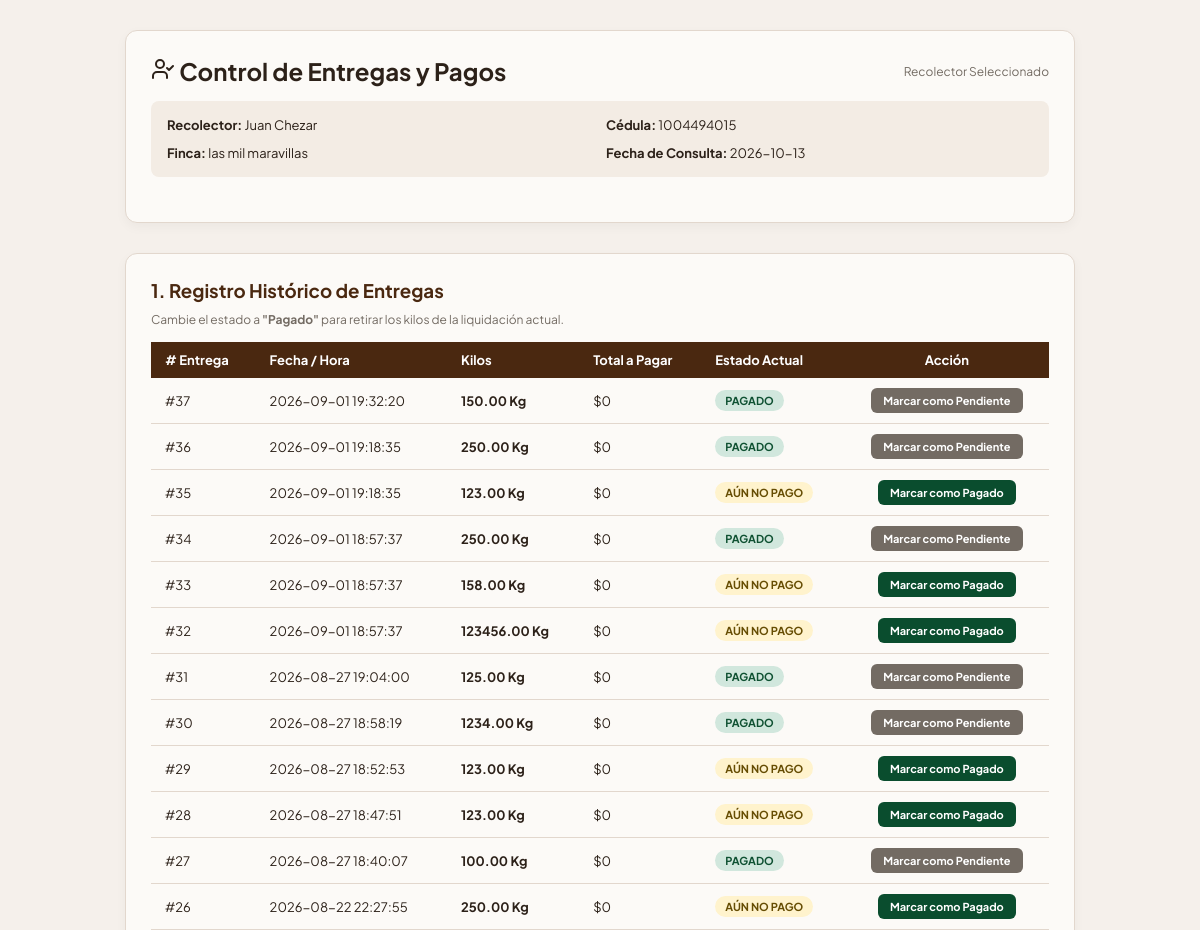
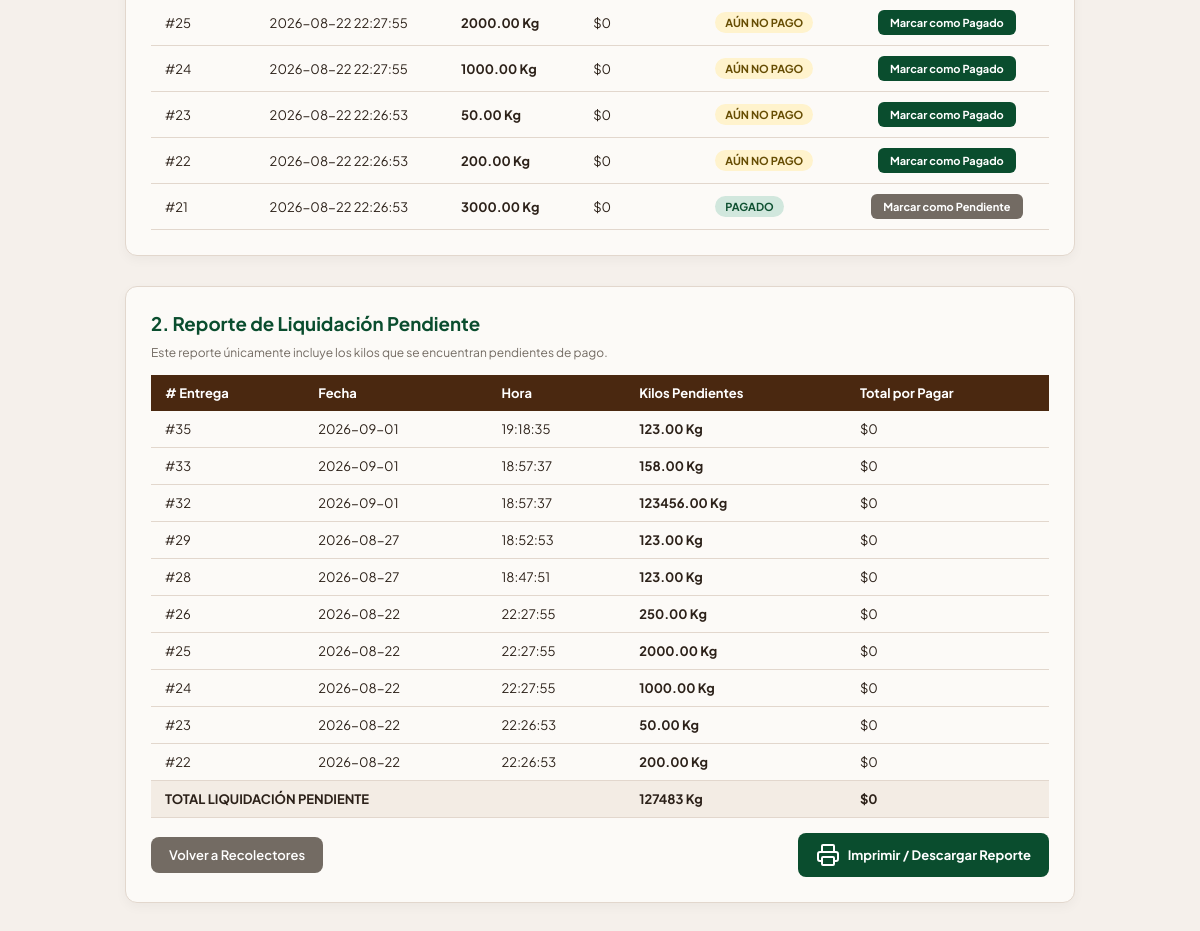
The app's page /reporte_m.php?id=17 (signed in) with its own data (2 pictures, top to bottom).
### tables this page shows
CREATE TABLE `fincas` (
  `id_finca` int(11) NOT NULL,
  `id_caficultor` int(11) NOT NULL,
  `nombre` varchar(100) NOT NULL,
  `ubicacion_vereda` varchar(150) DEFAULT NULL,
  `estado` enum('activa','en_pausa','inactiva') DEFAULT 'activa',
  `fecha_creacion` timestamp NOT NULL DEFAULT current_timestamp()
);

CREATE TABLE `usuarios` (
  `id_usuario` int(11) NOT NULL,
  `documento` varchar(20) NOT NULL,
  `nombres` varchar(100) NOT NULL,
  `apellidos` varchar(100) NOT NULL,
  `telefono` varchar(15) DEFAULT NULL,
  `correo` varchar(150) DEFAULT NULL,
  `usuario` varchar(50) NOT NULL,
  `contrasena` varchar(255) NOT NULL,
  `rol` enum('caficultor','mayordomo','recolector') NOT NULL,
  `estado` enum('activo','inactivo') DEFAULT 'activo',
  `fecha_registro` timestamp NOT NULL DEFAULT current_timestamp(),
  `foto_perfil` varchar(255) DEFAULT NULL
);

CREATE TABLE `recolecciones` (
  `id_recoleccion` int(11) NOT NULL,
  `id_recolector` int(11) NOT NULL,
  `id_finca` int(11) NOT NULL,
  `id_registrado_por` int(11) NOT NULL,
  `numero_entrega` int(11) NOT NULL,
  `fecha` datetime NOT NULL,
  `kilos_recolectados` decimal(8,2) NOT NULL,
  `precio_kilo_aplicado` decimal(10,2) NOT NULL,
  `pago_calculado` decimal(12,2) NOT NULL,
  `observaciones` varchar(255) DEFAULT NULL,
  `fecha_registro` timestamp NOT NULL DEFAULT current_timestamp(),
  `estado_pago` enum('pendiente','pagado') DEFAULT 'pendiente'
);

### reporte_m.php (the view, shortened to what this page needs)
<?php
require_once 'assets/inc/conexion.php';
$id_recolector = isset($_GET['id']) ? intval($_GET['id']) : 0;
$sql_rec = "SELECT u.nombres, u.apellidos, u.documento, u.telefono, f.nombre AS nombre_finca
            FROM recolectores r
            INNER JOIN usuarios u ON r.id_usuario = u.id_usuario
            INNER JOIN fincas f ON r.id_finca = f.id_finca
            WHERE u.id_usuario = ?";
$stmt_rec = $con->prepare($sql_rec);
$stmt_rec->bind_param("i", $id_recolector);
$stmt_rec->execute();
$res_rec = $stmt_rec->get_result();
if ($row_rec = $res_rec->fetch_assoc()) {
    $nombre_recolector = $row_rec['nombres'] . ' ' . $row_rec['apellidos'];
    $documento_recolector = $row_rec['documento'];
    $finca_recolector = $row_rec['nombre_finca'];
} else {
    header("Location: recolectores_c.php");
    exit();
}
$sql_todas = "SELECT id_recoleccion, DATE(fecha_registro) AS fecha, TIME(fecha_registro) AS hora, kilos_recolectados, pago_calculado, estado_pago
              FROM recolecciones
              WHERE id_recolector = ?
              ORDER BY fecha_registro DESC";
$stmt_t = $con->prepare($sql_todas);
$stmt_t->bind_param("i", $id_recolector);
$stmt_t->execute();
$res_todas = $stmt_t->get_result();
$sql_pendientes = "SELECT id_recoleccion, DATE(fecha_registro) AS fecha, TIME(fecha_registro) AS hora, kilos_recolectados, pago_calculado
                  FROM recolecciones
                  WHERE id_recolector = ? AND estado_pago = 'pendiente'
                  ORDER BY fecha_registro DESC";
$stmt_p = $con->prepare($sql_pendientes);
$stmt_p->bind_param("i", $id_recolector);
$stmt_p->execute();
$res_pendientes = $stmt_p->get_result();
?>
<!DOCTYPE html>
<html lang="es">
<head>
</head>
<body>
  <div class="container">
    <div class="card">
      <div style="display: flex; justify-content: space-between; align-items: center; margin-bottom: 15px;">
        <h2><i data-lucide="user-check" size="22"></i> Control de Entregas y Pagos</h2>
        <span style="font-size: 12px; color: var(--text-muted);">Recolector Seleccionado</span>
      </div>
      <div class="info-grid">
        <div><strong>Recolector:</strong> <?php echo htmlspecialchars($nombre_recolector); ?></div>
        <div><strong>Cédula:</strong> <?php echo htmlspecialchars($documento_recolector); ?></div>
        <div><strong>Finca:</strong> <?php echo htmlspecialchars($finca_recolector); ?></div>
        <div><strong>Fecha de Consulta:</strong> <?php echo date('Y-m-d'); ?></div>
      </div>
    </div>
    <div class="card no-print">
      <h3 style="margin-bottom: 10px; color: var(--primary-brown);">1. Registro Histórico de Entregas</h3>
      <p style="font-size: 12px; color: var(--text-muted); margin-bottom: 15px;">
        Cambie el estado a <strong>"Pagado"</strong> para retirar los kilos de la liquidación actual.
      </p>
      <table class="table-custom">
        <thead>
          <tr>
            <th># Entrega</th>
            <th>Fecha / Hora</th>
            <th>Kilos</th>
            <th>Total a Pagar</th>
            <th>Estado Actual</th>
            <th style="text-align: center;">Acción</th>
          </tr>
        </thead>
        <tbody>
          <?php if ($res_todas->num_rows > 0): ?>
            <?php while ($r = $res_todas->fetch_assoc()): ?>
              <tr>
                <td>#<?php echo $r['id_recoleccion']; ?></td>
                <td><?php echo $r['fecha'] . ' ' . $r['hora']; ?></td>
                <td><strong><?php echo $r['kilos_recolectados']; ?> Kg</strong></td>
                <td>$<?php echo number_format($r['pago_calculado'], 0, ',', '.'); ?></td>
                <td>
                  <?php if ($r['estado_pago'] === 'pagado'): ?>
                    <span class="badge badge-paid">PAGADO</span>
                  <?php else: ?>
                    <span class="badge badge-pending">AÚN NO PAGO</span>
                  <?php endif; ?>
                </td>
                <td style="text-align: center;">
                  <form action="cambiar_estado_pago.php" method="POST" style="display: inline;">
                    <?php if ($r['estado_pago'] === 'pagado'): ?>
                      <button type="submit" class="btn-action btn-unpay">Marcar como Pendiente</button>
                    <?php else: ?>
                      <button type="submit" class="btn-action btn-pay">Marcar como Pagado</button>
                    <?php endif; ?>
                  </form>
                </td>
              </tr>
            <?php endwhile; ?>
          <?php else: ?>
            <tr><td colspan="6" style="text-align: center; padding: 15px;">No hay recolecciones registradas.</td></tr>
          <?php endif; ?>
        </tbody>
      </table>
    </div>
    <div class="card" id="seccion-reporte">
      <h3 style="margin-bottom: 10px; color: var(--primary-green);">2. Reporte de Liquidación Pendiente</h3>
      <p style="font-size: 12px; color: var(--text-muted); margin-bottom: 15px;">
        Este reporte únicamente incluye los kilos que se encuentran pendientes de pago.
      </p>
      <table class="table-custom">
        <thead>
          <tr>
            <th># Entrega</th>
            <th>Fecha</th>
            <th>Hora</th>
            <th>Kilos Pendientes</th>
            <th>Total por Pagar</th>
          </tr>
        </thead>
        <tbody>
          <?php
            $sum_kilos = 0;
            $sum_pago = 0;
            if ($res_pendientes->num_rows > 0):
              while ($p = $res_pendientes->fetch_assoc()):
                $sum_kilos += $p['kilos_recolectados'];
                $sum_pago += $p['pago_calculado'];
          ?>
            <tr>
              <td>#<?php echo $p['id_recoleccion']; ?></td>
              <td><?php echo $p['fecha']; ?></td>
              <td><?php echo $p['hora']; ?></td>
              <td><strong><?php echo $p['kilos_recolectados']; ?> Kg</strong></td>
              <td>$<?php echo number_format($p['pago_calculado'], 0, ',', '.'); ?></td>
            </tr>
          <?php
              endwhile;
          ?>
            <tr style="font-weight: bold; background-color: #f3ece4;">
              <td colspan="3">TOTAL LIQUIDACIÓN PENDIENTE</td>
              <td><?php echo $sum_kilos; ?> Kg</td>
              <td>$<?php echo number_format($sum_pago, 0, ',', '.'); ?></td>
            </tr>
          <?php endif; ?>
        </tbody>
      </table>
      <div class="actions-bar no-print">
        <a href="recolectores_m.php" class="btn-back">Volver a Recolectores</a>
        <button onclick="window.print()" class="btn-download">
          <i data-lucide="printer" size="16"></i> Imprimir / Descargar Reporte
        </button>
      </div>
    </div>
  </div>
</body>
</html>

### reporte_m.php (style rules this page uses)
:root { --bg-main: #f5f0eb; --bg-card: #fcfaf7; --primary-brown: #4a2810; --primary-green: #0a4d2e; --primary-green-hover: #073822; --status-pending-bg: #fff3cd; --status-pending-text: #664d03; --status-paid-bg: #d1e7dd; --status-paid-text: #0f5132; --text-dark: #2c2119; --text-muted: #736b63; --border-color: #e2d7cd; --font-family: 'Plus Jakarta Sans', sans-serif; }
* { box-sizing: border-box; margin: 0; padding: 0; font-family: var(--font-family); }
body { background-color: var(--bg-main); color: var(--text-dark); padding: 30px; }
.container { max-width: 950px; margin: 0 auto; display: flex; flex-direction: column; gap: 30px; }
.card { background-color: var(--bg-card); border-radius: 12px; border: 1px solid var(--border-color); padding: 25px; box-shadow: 0 4px 12px rgba(0,0,0,0.04); }
.info-grid { display: grid; grid-template-columns: 1fr 1fr; gap: 12px; background-color: #f3ece4; padding: 16px; border-radius: 8px; margin-bottom: 20px; font-size: 13px; }
.table-custom { width: 100%; border-collapse: collapse; margin-top: 10px; font-size: 13px; }
.table-custom th { background-color: var(--primary-brown); color: #fff; text-align: left; padding: 10px 14px; }
.table-custom td { padding: 10px 14px; border-bottom: 1px solid var(--border-color); vertical-align: middle; }
.badge { padding: 4px 10px; border-radius: 12px; font-size: 11px; font-weight: 700; display: inline-block; }
.badge-pending { background-color: var(--status-pending-bg); color: var(--status-pending-text); }
.badge-paid { background-color: var(--status-paid-bg); color: var(--status-paid-text); }
.btn-action { border: none; padding: 6px 12px; border-radius: 6px; font-size: 11px; font-weight: 700; cursor: pointer; transition: opacity 0.2s; }
.btn-pay { background-color: var(--primary-green); color: #fff; }
.btn-unpay { background-color: #736b63; color: #fff; }
.actions-bar { display: flex; justify-content: space-between; align-items: center; margin-top: 15px; }
.btn-back { background-color: #736b63; color: #fff; padding: 10px 18px; border-radius: 8px; text-decoration: none; font-size: 13px; font-weight: 600; }
.btn-download { background-color: var(--primary-green); color: #fff; padding: 10px 18px; border-radius: 8px; border: none; font-size: 13px; font-weight: 700; cursor: pointer; display: flex; align-items: center; gap: 8px; }

### records on screen
fincas: usuarios.nombres+apellidos "Juan Chezar", usuarios.documento "1004494015", nombre "las mil maravillas"
recolecciones: id_recoleccion "37", fecha "2026-09-01", hora "19:32:20", kilos_recolectados "150.00", pago_calculado "0", estado_pago "PAGADO"
recolecciones: id_recoleccion "36", fecha "2026-09-01", hora "19:18:35", kilos_recolectados "250.00", pago_calculado "0", estado_pago "PAGADO"
recolecciones: id_recoleccion "35", fecha "2026-09-01", hora "19:18:35", kilos_recolectados "123.00", pago_calculado "0", estado_pago "AÚN NO PAGO"
recolecciones: id_recoleccion "34", fecha "2026-09-01", hora "18:57:37", kilos_recolectados "250.00", pago_calculado "0", estado_pago "PAGADO"
recolecciones: id_recoleccion "33", fecha "2026-09-01", hora "18:57:37", kilos_recolectados "158.00", pago_calculado "0", estado_pago "AÚN NO PAGO"
recolecciones: id_recoleccion "32", fecha "2026-09-01", hora "18:57:37", kilos_recolectados "123456.00", pago_calculado "0", estado_pago "AÚN NO PAGO"
recolecciones: id_recoleccion "31", fecha "2026-08-27", hora "19:04:00", kilos_recolectados "125.00", pago_calculado "0", estado_pago "PAGADO"
recolecciones: id_recoleccion "30", fecha "2026-08-27", hora "18:58:19", kilos_recolectados "1234.00", pago_calculado "0", estado_pago "PAGADO"
recolecciones: id_recoleccion "29", fecha "2026-08-27", hora "18:52:53", kilos_recolectados "123.00", pago_calculado "0", estado_pago "AÚN NO PAGO"
recolecciones: id_recoleccion "28", fecha "2026-08-27", hora "18:47:51", kilos_recolectados "123.00", pago_calculado "0", estado_pago "AÚN NO PAGO"
recolecciones: id_recoleccion "27", fecha "2026-08-27", hora "18:40:07", kilos_recolectados "100.00", pago_calculado "0", estado_pago "PAGADO"
recolecciones: id_recoleccion "26", fecha "2026-08-22", hora "22:27:55", kilos_recolectados "250.00", pago_calculado "0", estado_pago "AÚN NO PAGO"
recolecciones: id_recoleccion "25", fecha "2026-08-22", hora "22:27:55", kilos_recolectados "2000.00", pago_calculado "0", estado_pago "AÚN NO PAGO"
recolecciones: id_recoleccion "24", fecha "2026-08-22", hora "22:27:55", kilos_recolectados "1000.00", pago_calculado "0", estado_pago "AÚN NO PAGO"
recolecciones: id_recoleccion "23", fecha "2026-08-22", hora "22:26:53", kilos_recolectados "50.00", pago_calculado "0", estado_pago "AÚN NO PAGO"
recolecciones: id_recoleccion "22", fecha "2026-08-22", hora "22:26:53", kilos_recolectados "200.00", pago_calculado "0", estado_pago "AÚN NO PAGO"
recolecciones: id_recoleccion "21", fecha "2026-08-22", hora "22:26:53", kilos_recolectados "3000.00", pago_calculado "0", estado_pago "PAGADO"

### other values on screen
$sum_kilos "127483"
$sum_pago "0"
